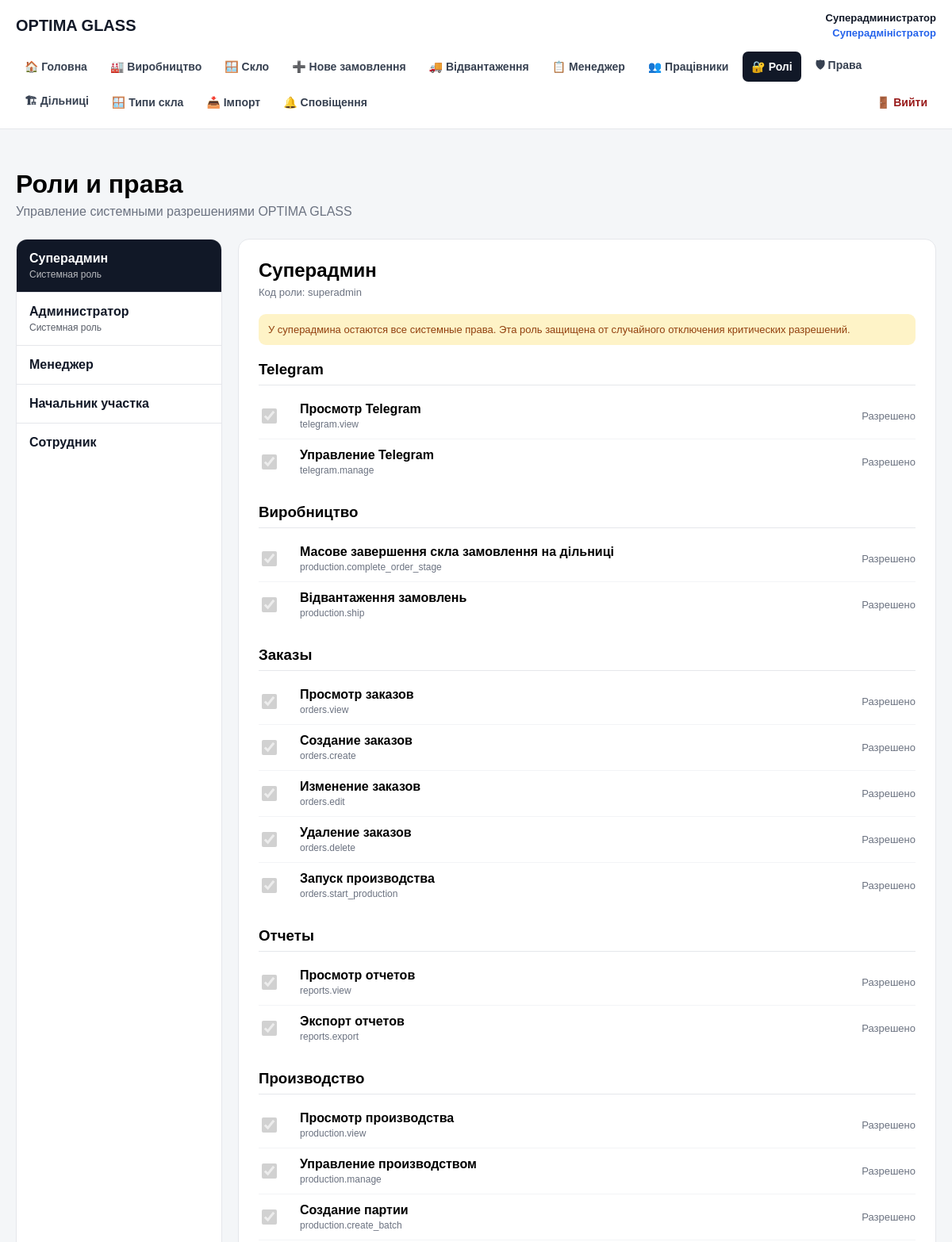
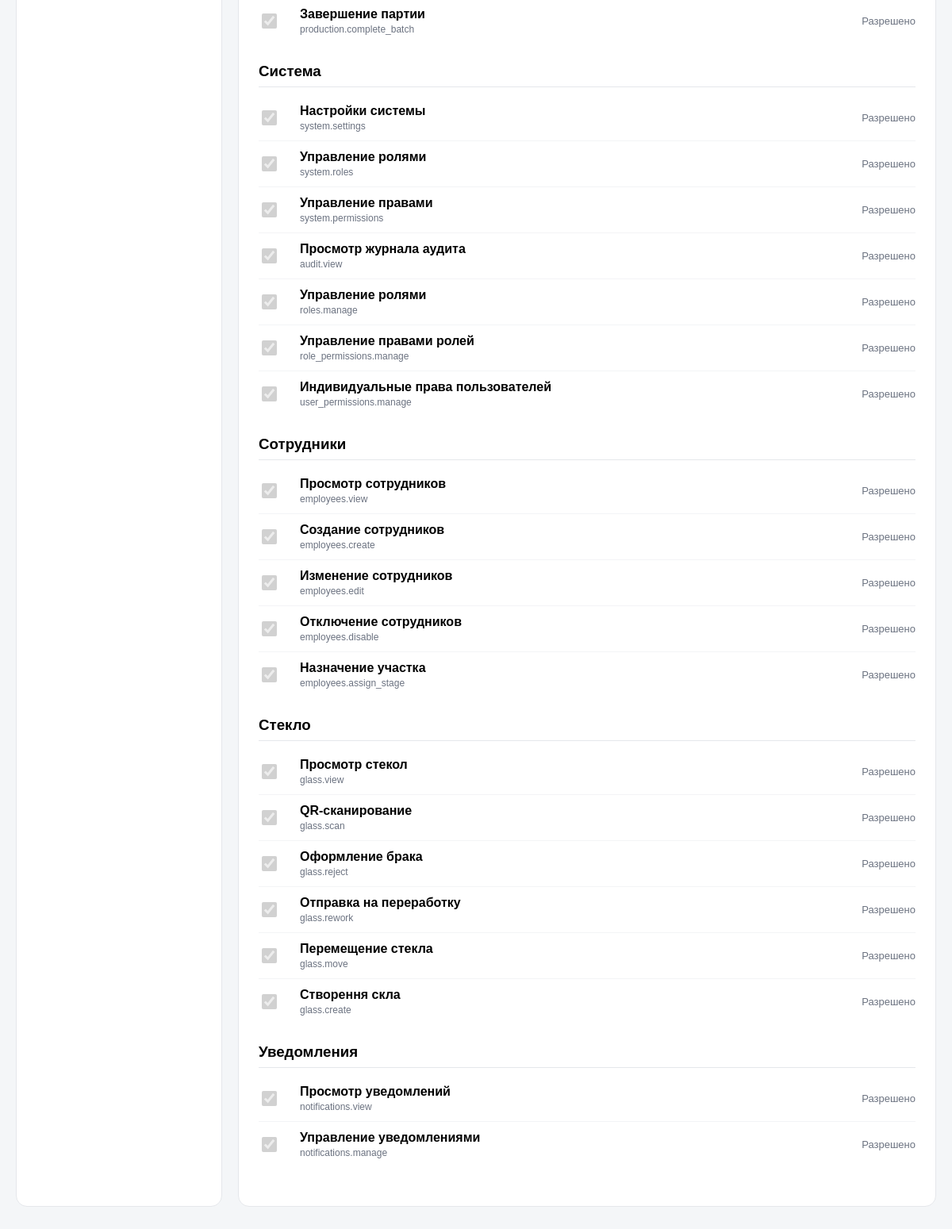
/roles.php (signed in), run on the app's committed database (2 pictures, top to bottom).
### tables this page shows
CREATE TABLE users (
        id INTEGER PRIMARY KEY AUTOINCREMENT,
        name TEXT NOT NULL,
        email TEXT NOT NULL UNIQUE,
        password TEXT NOT NULL,
        role TEXT NOT NULL DEFAULT 'employee',
        active INTEGER NOT NULL DEFAULT 1,
        created_at TEXT NOT NULL DEFAULT CURRENT_TIMESTAMP
    , stage_id INTEGER REFERENCES production_stages(id));

CREATE TABLE roles (
    id INTEGER PRIMARY KEY AUTOINCREMENT,
    name TEXT NOT NULL UNIQUE,
    title TEXT NOT NULL,
    system INTEGER NOT NULL DEFAULT 0,
    active INTEGER NOT NULL DEFAULT 1,
    created_at TEXT NOT NULL DEFAULT CURRENT_TIMESTAMP
);

CREATE TABLE permissions (
    id INTEGER PRIMARY KEY AUTOINCREMENT,
    code TEXT NOT NULL UNIQUE,
    title TEXT NOT NULL,
    category TEXT NOT NULL,
    active INTEGER NOT NULL DEFAULT 1,
    created_at TEXT NOT NULL DEFAULT CURRENT_TIMESTAMP
);

### src/auth.php (called while the page is built, shortened)
<?php
require_once __DIR__ . '/db.php';
function current_user(): ?array
{
    global $db;
    $stmt = $db->prepare("
        SELECT
            u.id,
            u.name,
            u.email,
            u.role,
            u.active,
            u.stage_id,
            ps.name AS stage_name
        FROM users u
        LEFT JOIN production_stages ps
            ON ps.id = u.stage_id
        WHERE u.id = :id
          AND u.active = 1
        LIMIT 1
    ");
    $stmt->execute([
        ':id' => (int) $_SESSION['user_id'],
    ]);
    $user = $stmt->fetch(PDO::FETCH_ASSOC);
    return $user;
}
function require_user(): array
{
    $user = current_user();
    return $user;
}

### public/roles.php (the view, shortened to what this page needs)
<?php
require __DIR__ . '/../src/auth.php';
$user = require_user();
function e(?string $value): string
{
    return htmlspecialchars(
        $value ?? '',
        ENT_QUOTES,
        'UTF-8'
    );
}
$selectedRoleId =
    (int) (
        $_GET['role_id']
        ?? $_POST['role_id']
        ?? 0
    );
$rolesStmt = $db->query("
    SELECT
        id,
        name,
        title,
        system,
        active
    FROM roles
    WHERE active = 1
    ORDER BY id
");
$roles =
    $rolesStmt->fetchAll(
        PDO::FETCH_ASSOC
    );
if (!$selectedRoleId && $roles) {
    $selectedRoleId = (int) $roles[0]['id'];
}
$selectedRole = null;
foreach ($roles as $role) {
    if ((int) $role['id'] === $selectedRoleId) {
        $selectedRole = $role;
        break;
    }
}
$permissionsStmt =
    $db->query("
        SELECT
            id,
            code,
            title,
            category,
            active
        FROM permissions
        WHERE active = 1
        ORDER BY
            category,
            id
    ");
$permissions =
    $permissionsStmt->fetchAll(
        PDO::FETCH_ASSOC
    );
$rolePermissionsStmt =
    $db->prepare("
        SELECT
            permission_id,
            allowed
        FROM role_permissions
        WHERE role_id = :role_id
    ");
$rolePermissionsStmt->execute([
    ':role_id' =>
        $selectedRoleId,
]);
$rolePermissions = [];
foreach (
    $rolePermissionsStmt->fetchAll(
        PDO::FETCH_ASSOC
    )
    as $row
) {
    $rolePermissions[
        (int) $row['permission_id']
    ] =
        (int) $row['allowed'];
}
$permissionsByCategory = [];
foreach ($permissions as $permission) {
    $category =
        $permission['category'];
    if (
        !isset(
            $permissionsByCategory[$category]
        )
    ) {
        $permissionsByCategory[$category] =
            [];
    }
    $permissionsByCategory[$category][] =
        $permission;
}
?>
<!DOCTYPE html>
<html lang="ru">
<head>
</head>
<body>
<?php require __DIR__ . '/../src/partials/header.php'; ?>
<main class="roles-page">
    <header class="roles-header">
        <h1>
            Роли и права
        </h1>
        <div class="roles-subtitle">
            Управление системными разрешениями OPTIMA GLASS
        </div>
    </header>
    <div class="layout">
        <aside class="card roles-list">
            <?php foreach ($roles as $role): ?>
                <a
                    href="/roles.php?role_id=<?= (int) $role['id'] ?>"
                    class="role-link <?= (int) $role['id'] === $selectedRoleId
                        ? 'active'
                        : '' ?>"
                >
                    <div class="role-name">
                        <?= e(
                            $role['title']
                        ) ?>
                    </div>
                    <?php if (
                        (int) $role['system'] === 1
                    ): ?>
                        <div class="role-system">
                            Системная роль
                        </div>
                    <?php endif; ?>
                </a>
            <?php endforeach; ?>
        </aside>
        <section class="card permissions-card">
            <div class="permissions-header">
                <div>
                    <h2>
                        <?= e(
                            $selectedRole['title']
                        ) ?>
                    </h2>
                    <div class="permissions-note">
                        Код роли:
                        <?= e(
                            $selectedRole['name']
                        ) ?>
                    </div>
                </div>
            </div>
            <?php if (
                $selectedRole['name']
                === 'superadmin'
            ): ?>
                <div class="superadmin-warning">
                    У суперадмина остаются все системные права.
                    Эта роль защищена от случайного отключения
                    критических разрешений.
                </div>
            <?php endif; ?>
            <form method="post">
                <?php foreach (
                    $permissionsByCategory
                    as $category => $categoryPermissions
                ): ?>
                    <section class="permission-category">
                        <h3>
                            <?= e(
                                $category
                            ) ?>
                        </h3>
                        <?php foreach (
                            $categoryPermissions
                            as $permission
                        ): ?>
                            <?php
                            $permissionId =
                                (int)
                                $permission['id'];
                            $allowed =
                                (
                                    $rolePermissions[
                                        $permissionId
                                    ] ?? 0
                                ) === 1;
                            $isSuperadmin =
                                $selectedRole[
                                    'name'
                                ] === 'superadmin';
                            ?>
                            <label class="permission-row">
                                <input
                                    type="checkbox"
                                    name="permissions[<?= $permissionId ?>]"
                                    value="1"
                                    <?= $allowed
                                        || $isSuperadmin
                                        ? 'checked'
                                        : '' ?>
                                    <?= $isSuperadmin
                                        ? 'disabled'
                                        : '' ?>
                                >
                                <div>
                                    <div class="permission-title">
                                        <?= e(
                                            $permission[
                                                'title'
                                            ]
                                        ) ?>
                                    </div>
                                    <div class="permission-code">
                                        <?= e(
                                            $permission[
                                                'code'
                                            ]
                                        ) ?>
                                    </div>
                                </div>
                                <div class="permission-status">
                                    <?= $allowed
                                        || $isSuperadmin
                                        ? 'Разрешено'
                                        : 'Запрещено' ?>
                                </div>
                            </label>
                        <?php endforeach; ?>
                    </section>
                <?php endforeach; ?>
            </form>
        </section>
    </div>
</main>
</body>
</html>

### src/partials/header.php (shortened to what this page needs)
<?php
require_once __DIR__ . '/../auth.php';
require_once __DIR__ . '/../permissions.php';
$headerUser =
    isset($user) && is_array($user)
        ? $user
        : current_user();
$currentPage = basename(
    $_SERVER['PHP_SELF'] ?? ''
);
$headerRole = $headerUser['role'] ?? '';
$headerRoleLabels = [
    'superadmin'      => 'Суперадміністратор',
    'admin'           => 'Адміністратор',
    'manager'         => 'Менеджер',
    'section_manager' => 'Начальник дільниці',
    'employee'        => 'Працівник',
];
if (!function_exists('headerActive')) {
    function headerActive(
        string $page,
        string $currentPage
    ): string {
        return $page === $currentPage
            ? 'nav-active'
            : '';
    }
}
if (!function_exists('headerMenuItem')) {
    function headerMenuItem(
        string $url,
        string $label,
        string $page,
        string $currentPage,
        bool $allowed = true,
        string $extraClass = ''
    ): void {
        $classes = trim(
            headerActive(
                $page,
                $currentPage
            )
            . ' '
            . $extraClass
        );
        ?>
        <a
            href="<?= htmlspecialchars(
                $url,
                ENT_QUOTES,
                'UTF-8'
            ) ?>"
            class="<?= htmlspecialchars(
                $classes,
                ENT_QUOTES,
                'UTF-8'
            ) ?>"
        >
            <?= htmlspecialchars(
                $label,
                ENT_QUOTES,
                'UTF-8'
            ) ?>
        </a>
        <?php
    }
}
?>
<header class="app-header">
    <div class="app-header-inner">
        <div class="app-topbar">
            <a
                href="/"
                class="app-brand"
            >
                OPTIMA GLASS
            </a>
            <?php if ($headerUser): ?>
                <div class="app-user">
                    <strong>
                        <?= htmlspecialchars(
                            $headerUser['name'] ?? '',
                            ENT_QUOTES,
                            'UTF-8'
                        ) ?>
                    </strong>
                    <br>
                    <span class="app-user-role">
                        <?= htmlspecialchars(
                            $headerRoleLabels[$headerRole]
                                ?? $headerRole,
                            ENT_QUOTES,
                            'UTF-8'
                        ) ?>
                    </span>
                </div>
            <?php endif; ?>
        </div>
        <?php if ($headerUser): ?>
            <nav class="app-nav">
                <?php
                if ($headerRole === 'superadmin') {
                    headerMenuItem(
                        '/',
                        '🏠 Головна',
                        'index.php',
                        $currentPage
                    );
                }
                ?>
                <a
                    href="/logout.php"
                    class="logout-link"
                >
                    🚪 Вийти
                </a>
            </nav>
        <?php endif; ?>
    </div>
</header>

### public/roles.php (style rules this page uses)
* { box-sizing: border-box; }
body { margin: 0; background: #f4f6f8; font-family: Arial, sans-serif; }
.roles-page { max-width: 1200px; margin: 0 auto; padding: 30px 20px 60px; }
.roles-header { margin-bottom: 25px; }
.roles-header h1 { margin-bottom: 7px; }
.roles-subtitle { color: #6b7280; }
.layout { display: grid; grid-template-columns: 260px minmax(0, 1fr); gap: 20px; }
.card { background: #fff; border: 1px solid #e5e7eb; border-radius: 14px; }
.roles-list { overflow: hidden; }
.role-link { display: block; padding: 15px 16px; border-bottom: 1px solid #e5e7eb; color: #111827; text-decoration: none; }
.role-link:last-child { border-bottom: 0; }
.role-link.active { background: #111827; color: #fff; }
.role-name { font-weight: 700; }
.role-system { margin-top: 4px; font-size: 12px; opacity: .7; }
.permissions-card { padding: 25px; }
.permissions-header { display: flex; justify-content: space-between; align-items: flex-start; gap: 15px; margin-bottom: 20px; }
.permissions-header h2 { margin: 0; }
.permissions-note { margin-top: 6px; color: #6b7280; font-size: 13px; }
.permission-category { margin-bottom: 24px; }
.permission-category h3 { margin: 0 0 10px; padding-bottom: 8px; border-bottom: 1px solid #e5e7eb; }
.permission-row { display: grid; grid-template-columns: 40px minmax(0, 1fr) auto; align-items: center; gap: 12px; padding: 11px 0; border-bottom: 1px solid #f3f4f6; }
.permission-row:last-child { border-bottom: 0; }
.permission-row input { width: 19px; height: 19px; }
.permission-title { font-weight: 600; }
.permission-code { margin-top: 3px; color: #6b7280; font-size: 12px; }
.permission-status { color: #6b7280; font-size: 13px; }
.superadmin-warning { padding: 12px; margin-bottom: 20px; border-radius: 9px; background: #fef3c7; color: #92400e; font-size: 13px; }

### src/partials/header.php (style rules this page uses)
.app-header { background: #ffffff; border-bottom: 1px solid #e5e7eb; }
.app-header-inner { max-width: 1400px; margin: 0 auto; padding: 14px 20px; }
.app-topbar { display: flex; justify-content: space-between; align-items: center; gap: 20px; }
.app-brand { color: #111827; text-decoration: none; font-size: 20px; font-weight: 800; white-space: nowrap; }
.app-user { color: #6b7280; font-size: 13px; text-align: right; line-height: 1.45; }
.app-user strong { color: #111827; }
.app-user-role { color: #2563eb; font-weight: 600; }
.app-nav { display: flex; flex-wrap: wrap; gap: 7px; margin-top: 13px; }
.app-nav a { display: inline-flex; align-items: center; min-height: 38px; padding: 0 11px; border-radius: 7px; color: #374151; text-decoration: none; font-size: 14px; font-weight: 600; transition: background .15s ease, color .15s ease; }
.app-nav a.nav-active { background: #111827; color: #ffffff; }
.app-nav .logout-link { color: #991b1b; margin-left: auto; }
.app-nav .shipping-link { font-weight: 700; }

### data on the page
users: name "Суперадминистратор", role "Суперадміністратор"
roles: title "Суперадмин", system "Системная роль", name "superadmin"
roles: title "Администратор", system "Системная роль"
roles: title "Менеджер"
roles: title "Начальник участка"
roles: title "Сотрудник"
permissions: id.name "☑", title "Просмотр Telegram", code "telegram.view", shows "Разрешено"
permissions: id.name "☑", title "Управление Telegram", code "telegram.manage", shows "Разрешено"
permissions: id.name "☑", title "Масове завершення скла замовлення на дільниці", code "production.complete_order_stage", shows "Разрешено"
permissions: id.name "☑", title "Відвантаження замовлень", code "production.ship", shows "Разрешено"
permissions: id.name "☑", title "Просмотр заказов", code "orders.view", shows "Разрешено"
permissions: id.name "☑", title "Создание заказов", code "orders.create", shows "Разрешено"
permissions: id.name "☑", title "Изменение заказов", code "orders.edit", shows "Разрешено"
permissions: id.name "☑", title "Удаление заказов", code "orders.delete", shows "Разрешено"
permissions: id.name "☑", title "Запуск производства", code "orders.start_production", shows "Разрешено"
permissions: id.name "☑", title "Просмотр отчетов", code "reports.view", shows "Разрешено"
permissions: id.name "☑", title "Экспорт отчетов", code "reports.export", shows "Разрешено"
permissions: id.name "☑", title "Просмотр производства", code "production.view", shows "Разрешено"
permissions: id.name "☑", title "Управление производством", code "production.manage", shows "Разрешено"
permissions: id.name "☑", title "Создание партии", code "production.create_batch", shows "Разрешено"
permissions: id.name "☑", title "Завершение партии", code "production.complete_batch", shows "Разрешено"
permissions: id.name "☑", title "Настройки системы", code "system.settings", shows "Разрешено"
permissions: id.name "☑", title "Управление ролями", code "system.roles", shows "Разрешено"
permissions: id.name "☑", title "Управление правами", code "system.permissions", shows "Разрешено"
permissions: id.name "☑", title "Просмотр журнала аудита", code "audit.view", shows "Разрешено"
permissions: id.name "☑", title "Управление ролями", code "roles.manage", shows "Разрешено"
permissions: id.name "☑", title "Управление правами ролей", code "role_permissions.manage", shows "Разрешено"
permissions: id.name "☑", title "Индивидуальные права пользователей", code "user_permissions.manage", shows "Разрешено"
permissions: id.name "☑", title "Просмотр сотрудников", code "employees.view", shows "Разрешено"
permissions: id.name "☑", title "Создание сотрудников", code "employees.create", shows "Разрешено"
permissions: id.name "☑", title "Изменение сотрудников", code "employees.edit", shows "Разрешено"
permissions: id.name "☑", title "Отключение сотрудников", code "employees.disable", shows "Разрешено"
permissions: id.name "☑", title "Назначение участка", code "employees.assign_stage", shows "Разрешено"
permissions: id.name "☑", title "Просмотр стекол", code "glass.view", shows "Разрешено"
permissions: id.name "☑", title "QR-сканирование", code "glass.scan", shows "Разрешено"
permissions: id.name "☑", title "Оформление брака", code "glass.reject", shows "Разрешено"
permissions: id.name "☑", title "Отправка на переработку", code "glass.rework", shows "Разрешено"
permissions: id.name "☑", title "Перемещение стекла", code "glass.move", shows "Разрешено"
permissions: id.name "☑", title "Створення скла", code "glass.create", shows "Разрешено"
permissions: category "Уведомления", id.name "☑", title "Управление уведомлениями", code "notifications.manage", shows "Разрешено"
permissions: id.name "☑", title "Просмотр уведомлений", code "notifications.view", shows "Разрешено"

### other printed values
$label "🏠 Головна 🏭 Виробництво 🪟 Скло ➕ Нове замовлення 🚚 Відвантаження 📋 Менеджер 👥 Працівники 🔐 Ролі 🛡 Права 🏗 Дільниці 🪟 Типи скла 📥 Імпорт 🔔 Сповіщення"
$category "Telegram"
$category "Виробництво"
$category "Заказы"
$category "Отчеты"
$category "Производство"
$category "Система"
$category "Сотрудники"
$category "Стекло"
